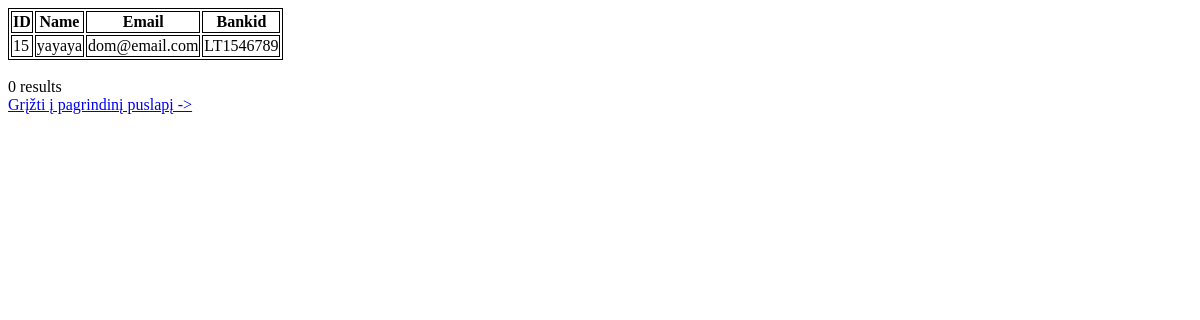
The page /slaptas.php on the database as committed earlier.
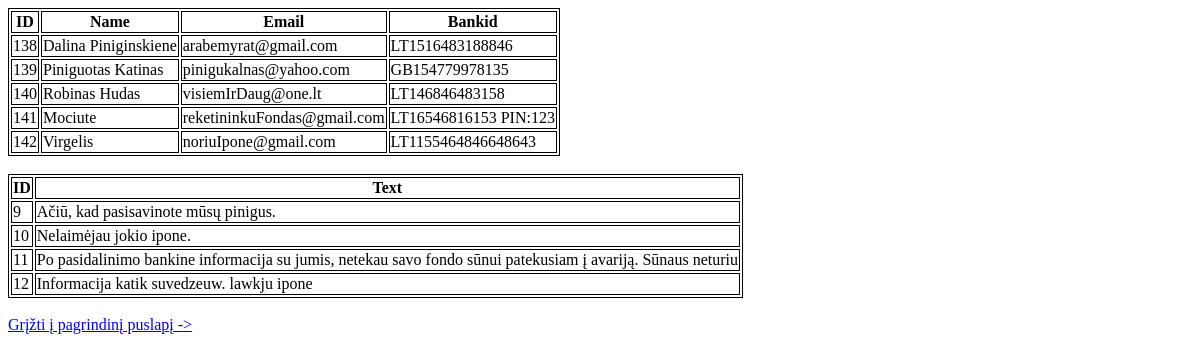
The same page on the database as committed later.
### tables this page shows
CREATE TABLE `scamers` (
  `id` int(11) NOT NULL,
  `name` varchar(32) NOT NULL,
  `email` text NOT NULL,
  `bankid` text NOT NULL
);

CREATE TABLE `data` (
  `id` int(11) NOT NULL,
  `text` text NOT NULL
);

### slaptas.php (the view, shortened to what this page needs)
<!DOCTYPE html>
<html lang="en">
<head>
</head>
<body>
    <?php
    $servername = "localhost";
    $username = "root";
    $password = "";
    $dbname = "birzelis2121";
    $conn = new mysqli($servername, $username, $password, $dbname);
    if (!$conn->connect_error) {
        $sql = "SELECT id, name, email, bankid FROM scamers";
        $result = $conn->query($sql);
        if ($result->num_rows > 0) {
            echo "<table><tr><th>ID</th><th>Name</th><th>Email</th><th>Bankid</th></tr>";
            while ($row = $result->fetch_assoc()) {
                echo "<tr><td>" . $row["id"] . "</td><td>" . $row["name"] . "</td><td>" . $row["email"] . "</td><td>" . $row["bankid"] . "</td></tr>";
            }
            echo "</table>";
        } else {
            echo "0 results";
        }
    }
    ?> <br>
<?php
    $servername = "localhost";
    $username = "root";
    $password = "";
    $dbname = "birzelis2121";
    $conn = new mysqli($servername, $username, $password, $dbname);
    if (!$conn->connect_error) {
        $sql = "SELECT id, text FROM data";
        $result = $conn->query($sql);
        if ($result->num_rows > 0) {
            echo "<table><tr><th>ID</th><th>Text</th></tr>";
            while ($row = $result->fetch_assoc()) {
                echo "<tr><td>" . $row["id"] . "</td><td>" . $row["text"] . "</td></tr>";
            }
            echo "</table>";
        } else {
            echo "0 results";
        }
    }
    ?>
<br><a class="black-text right" href="index.php">Grįžti į pagrindinį puslapį -></a>
</body>
</html>

### slaptas.php (style rules this page uses)
table, th, td { border: 1px solid black; }

Rows that differ between the two databases and show on the page:
removed scamers: id "15", name "yayaya", email "dom@email.com", bankid "LT1546789"
added scamers: id "138", name "Dalina Piniginskiene", email "arabemyrat@gmail.com", bankid "LT1516483188846"
added scamers: id "139", name "Piniguotas Katinas", email "pinigukalnas@yahoo.com", bankid "GB154779978135"
added scamers: id "140", name "Robinas Hudas", email "visiemIrDaug@one.lt", bankid "LT146846483158"
added scamers: id "141", name "Mociute", email "reketininkuFondas@gmail.com", bankid "LT16546816153 PIN:123"
added scamers: id "142", name "Virgelis", email "noriuIpone@gmail.com", bankid "LT1155464846648643"
added data: id "9", text "Ačiū, kad pasisavinote mūsų pinigus."
added data: id "10", text "Nelaimėjau jokio ipone."
added data: id "11", text "Po pasidalinimo bankine informacija su jumis, netekau savo fondo sūnui patekusiam į avariją. Sūnaus neturiu"
added data: id "12", text "Informacija katik suvedzeuw. lawkju ipone"
Other text that changed with them:
text no longer shown: "0 results"
text now shown: "ID Text"
